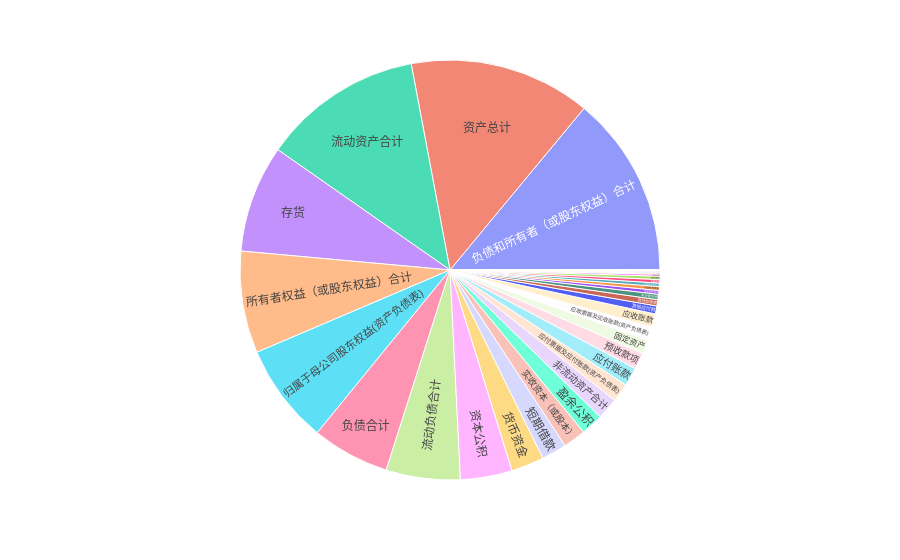

Write notebook code for a chart like this one.
### Code cell
import plotly.express as px
# import numpy as np
# df = px.data.gapminder().query("year == 2007")
fig = px.sunburst(ssss, path=['cnName'], values=0
# fig = px.pie(ssss, values=0,names='L2Name'
                #   color='lifeExp', hover_data=['iso_alpha'],
                #   color_continuous_scale='RdBu',
                #   color_continuous_midpoint=np.average(df['lifeExp'], weights=df['pop']))
)
fig.show()

### Figure 1 — Plotly figure (JSON) as saved in the notebook; plotly's stock layout.template omitted (floating-point values rounded to 4 significant figures)
{"data": [{"branchvalues": "total", "domain": {"x": [0, 1], "y": [0, 1]}, "hovertemplate": "labels=%{label}<br>0=%{value}<br>parent=%{parent}<br>id=%{id}<extra></extra>", "ids": ["一年内到期的非流动负债", "一年内到期的非流动资产", "一般风险准备(金融类)", "专项储备(万元)", "专项应付款", "买入返售金融资产(万元)", "交易性金融负债", "交易性金融资产", "代理买卖证券款(万元)", "代理承销证券款(万元)", "使用权资产(万元)", "保险合同准备金(万元)", "债权投资(万元)", "其中:优先股(万元)(所有者权益科目)", "其中:优先股(万元)(非流动负债科目)", "其中：消耗性生物资产", "其他债权投资(万元)", "其他应付款", "其他应收款", "其他权益工具(资产负债表)", "其他权益工具投资(万元)", "其他流动负债", "其他流动资产", "其他综合收益(资产负债表)", "其他资产(万元)", "其他非流动负债", "其他非流动资产", "其他非流动金融资产(万元)", "减：库存股", "划分为持有待售的负债(万元)", "划分为持有待售的资产(万元)", "卖出回购金融资产款(万元)", "发放贷款及垫款(万元)(流动资产科目)", "发放贷款及垫款(万元)(非流动资产科目)", "可供出售金融资产", "合同负债(万元)", "合同资产(万元)", "向中央银行借款(万元)", "吸收存款及同业存放(万元)", "商誉", "固定资产", "固定资产清理", "在建工程", "外币报表折算价差", "存货", "实收资本（或股本）", "少数股东权益", "工程物资", "应交税费", "应付债券", "应付关联公司款", "应付分保账款(万元)", "应付利息", "应付手续费及佣金(万元)", "应付票据", "应付票据及应付账款(资产负债表)", "应付职工薪酬", "应付股利", "应付账款", "应收保费(万元)", "应收关联公司款", "应收分保合同准备金(万元)", "应收分保账款(万元)", "应收利息", "应收款项融资(万元)", "应收票据", "应收票据及应收账款(资产负债表)", "应收股利", "应收账款", "开发支出", "归属于母公司股东权益(资产负债表)", "所有者权益（或股东权益）合计", "投资性房地产", "拆入资金(万元)", "拆出资金(万元)", "持有至到期投资", "无形资产", "未分配利润", "永续债(万元)(所有者权益科目)", "永续债(万元)(非流动负债科目)", "油气资产", "流动负债合计", "流动资产合计", "生产性生物资产", "盈余公积", "短期借款", "租赁负债(万元)", "结算备付金(万元)", "衍生金融工具资产(万元)", "衍生金融负债(万元)", "负债合计", "负债和所有者（或股东权益）合计", "货币资金", "资产总计", "资本公积", "递延所得税负债", "递延所得税资产", "递延收益(万元)（流动负债科目）", "递延收益(资产负债表)", "长期借款", "长期应付款", "长期应付职工薪酬(万元)", "长期应收款", "长期待摊费用", "长期股权投资", "非正常经营项目收益调整", "非流动负债合计", "非流动资产合计", "预付款项", "预收款项", "预计负债", "预计负债(万元)"], "labels": ["一年内到期的非流动负债", "一年内到期的非流动资产", "一般风险准备(金融类)", "专项储备(万元)", "专项应付款", "买入返售金融资产(万元)", "交易性金融负债", "交易性金融资产", "代理买卖证券款(万元)", "代理承销证券款(万元)", "使用权资产(万元)", "保险合同准备金(万元)", "债权投资(万元)", "其中:优先股(万元)(所有者权益科目)", "其中:优先股(万元)(非流动负债科目)", "其中：消耗性生物资产", "其他债权投资(万元)", "其他应付款", "其他应收款", "其他权益工具(资产负债表)", "其他权益工具投资(万元)", "其他流动负债", "其他流动资产", "其他综合收益(资产负债表)", "其他资产(万元)", "其他非流动负债", "其他非流动资产", "其他非流动金融资产(万元)", "减：库存股", "划分为持有待售的负债(万元)", "划分为持有待售的资产(万元)", "卖出回购金融资产款(万元)", "发放贷款及垫款(万元)(流动资产科目)", "发放贷款及垫款(万元)(非流动资产科目)", "可供出售金融资产", "合同负债(万元)", "合同资产(万元)", "向中央银行借款(万元)", "吸收存款及同业存放(万元)", "商誉", "固定资产", "固定资产清理", "在建工程", "外币报表折算价差", "存货", "实收资本（或股本）", "少数股东权益", "工程物资", "应交税费", "应付债券", "应付关联公司款", "应付分保账款(万元)", "应付利息", "应付手续费及佣金(万元)", "应付票据", "应付票据及应付账款(资产负债表)", "应付职工薪酬", "应付股利", "应付账款", "应收保费(万元)", "应收关联公司款", "应收分保合同准备金(万元)", "应收分保账款(万元)", "应收利息", "应收款项融资(万元)", "应收票据", "应收票据及应收账款(资产负债表)", "应收股利", "应收账款", "开发支出", "归属于母公司股东权益(资产负债表)", "所有者权益（或股东权益）合计", "投资性房地产", "拆入资金(万元)", "拆出资金(万元)", "持有至到期投资", "无形资产", "未分配利润", "永续债(万元)(所有者权益科目)", "永续债(万元)(非流动负债科目)", "油气资产", "流动负债合计", "流动资产合计", "生产性生物资产", "盈余公积", "短期借款", "租赁负债(万元)", "结算备付金(万元)", "衍生金融工具资产(万元)", "衍生金融负债(万元)", "负债合计", "负债和所有者（或股东权益）合计", "货币资金", "资产总计", "资本公积", "递延所得税负债", "递延所得税资产", "递延收益(万元)（流动负债科目）", "递延收益(资产负债表)", "长期借款", "长期应付款", "长期应付职工薪酬(万元)", "长期应收款", "长期待摊费用", "长期股权投资", "非正常经营项目收益调整", "非流动负债合计", "非流动资产合计", "预付款项", "预收款项", "预计负债", "预计负债(万元)"], "name": "", "parents": ["", "", "", "", "", "", "", "", "", "", "", "", "", "", "", "", "", "", "", "", "", "", "", "", "", "", "", "", "", "", "", "", "", "", "", "", "", "", "", "", "", "", "", "", "", "", "", "", "", "", "", "", "", "", "", "", "", "", "", "", "", "", "", "", "", "", "", "", "", "", "", "", "", "", "", "", "", "", "", "", "", "", "", "", "", "", "", "", "", "", "", "", "", "", "", "", "", "", "", "", "", "", "", "", "", "", "", "", "", "", "", ""], "type": "sunburst", "values": [20000000, 0, 0, 0, 0, 0, 0, 1017000.0, 0, 0, 0, 0, 0, 0, 0, 0, 0, 221524448, 173164880, 0, 0, 0, 12057205, 0, 0, 0, 0, 0, 0, 0, 0, 0, 0, 0, 0, 0, 0, 0, 0, 0, 389057312, -986000.0, 0, -875900.0, 2983405568, 630971968, 54813756, 0, 22099938, 0, 0, 0, 0, 0, 0, 518274880, 27091840, 94645792, 518274880, 0, 0, 0, 0, 0, 0, 0, 373183072, 0, 373183072, 0, 2778274560, 2833088256, 0, 0, 0, 0, 0, 149311008, 0, 0, 0, 2059943936, 4450481664, 0, 618259136, 696000000, 0, 0, 0, 0, 2157343488, 5045245440, 911966016, 5045245440, 1435421952, 0, 0, 0, 0, 95000000, 2399546, 0, 0, 105726008, 106026288, 0, 97399544, 599823552, 28966266, 460307104, 0, 0]}], "layout": {"legend": {"tracegroupgap": 0}, "margin": {"t": 60}}}
